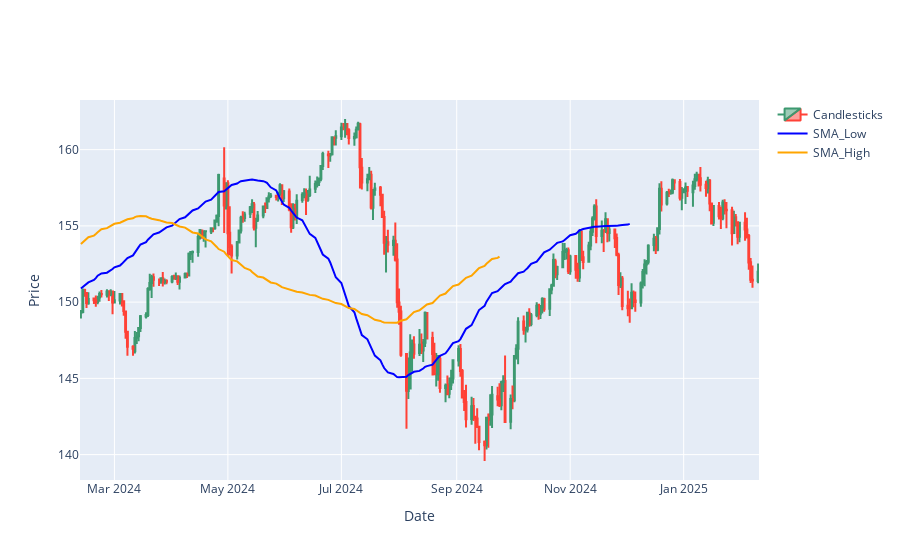

Here is the notebook cell this chart was saved with:
### Code cell
fig = go.Figure()
fig.add_trace(go.Candlestick(
    x=df.index,
    open=df['Open'],
    high=df['High'],
    low=df['Low'],
    close=df['Close'],
    name='Candlesticks'
))
fig.add_trace(go.Scatter(
    x=df.index,
    y=df['SMA_Low'],
    line=dict(color='blue'),
    name='SMA_Low'
))
fig.add_trace(go.Scatter(
    x=df.index,
    y=df['SMA_High'],
    line=dict(color='orange'),
    name='SMA_High'
))
fig.update_layout(
    xaxis_title='Date',
    yaxis_title='Price',
    xaxis_rangeslider_visible=False
)
fig.show()

### Figure 1 — Plotly figure (JSON) as saved in the notebook; plotly's stock layout.template omitted (floating-point values rounded to 4 significant figures; data arrays with more than 128 entries replaced by an {"elided": "..."} marker saying what was removed)
{"data": [{"close": {"elided": "261 float values"}, "high": {"elided": "261 float values"}, "low": {"elided": "261 float values"}, "name": "Candlesticks", "open": {"elided": "261 float values"}, "type": "candlestick", "x": {"elided": "261 str values"}}, {"line": {"color": "blue"}, "name": "SMA_Low", "type": "scatter", "x": {"elided": "261 str values"}, "y": {"elided": "261 float values"}}, {"line": {"color": "orange"}, "name": "SMA_High", "type": "scatter", "x": {"elided": "261 str values"}, "y": {"elided": "261 float values"}}], "layout": {"xaxis": {"rangeslider": {"visible": false}, "title": {"text": "Date"}}, "yaxis": {"title": {"text": "Price"}}}}
